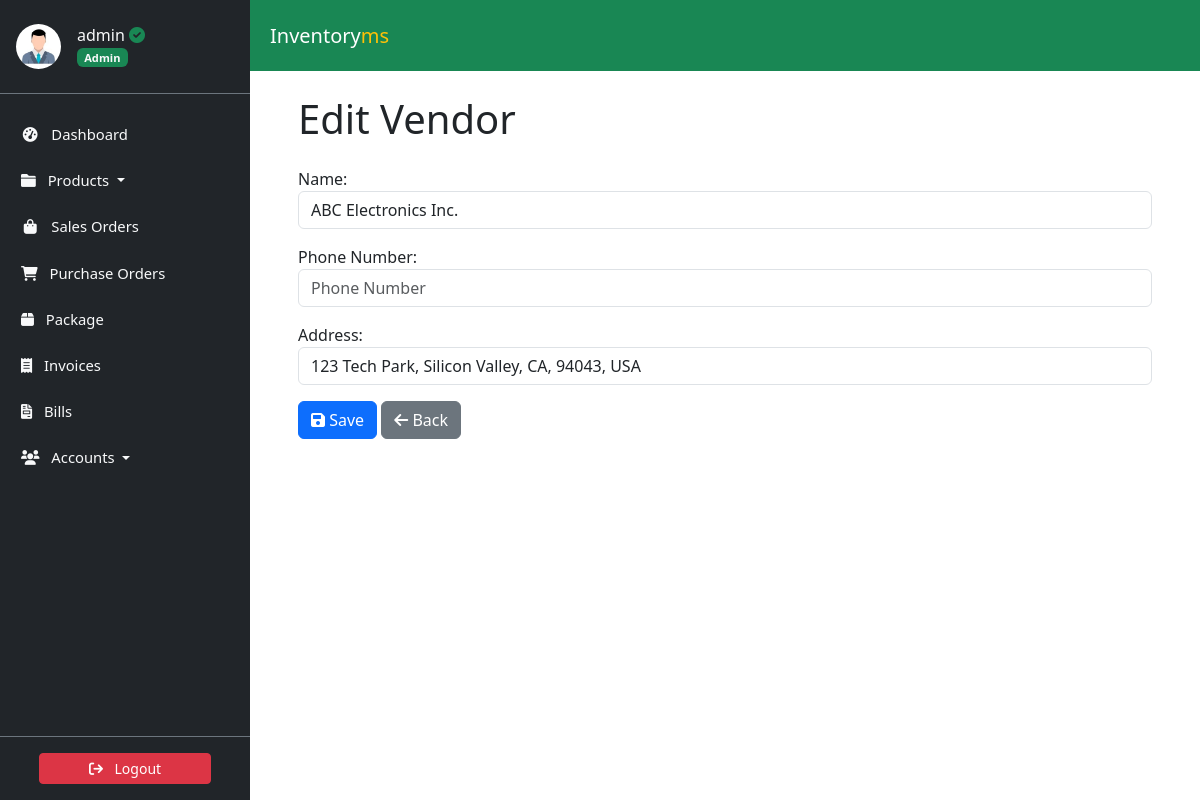
The app's page /accounts/vendors/1/update/ (signed in) with its own data.
### accounts/models.py (models this page shows, shortened)
class Profile(models.Model):
    user = models.OneToOneField(
        User, on_delete=models.CASCADE, verbose_name='User'
    )
    slug = AutoSlugField(
        unique=True,
        verbose_name='Account ID',
        populate_from='email'
    )
    profile_picture = ProcessedImageField(
        default='profile_pics/default.jpg',
        upload_to='profile_pics',
        format='JPEG',
        processors=[ResizeToFill(150, 150)],
        options={'quality': 100}
    )
    telephone = PhoneNumberField(
        null=True, blank=True, verbose_name='Telephone'
    )
    email = models.EmailField(
        max_length=150, blank=True, null=True, verbose_name='Email'
    )
    first_name = models.CharField(
        max_length=30, blank=True, verbose_name='First Name'
    )
    last_name = models.CharField(
        max_length=30, blank=True, verbose_name='Last Name'
    )
    status = models.CharField(
        choices=STATUS_CHOICES,
        max_length=12,
        default='INA',
        verbose_name='Status'
    )
    role = models.CharField(
        choices=ROLE_CHOICES,
        max_length=12,
        blank=True,
        null=True,
        verbose_name='Role'
    )
    class Meta:
        ordering = ['slug']
        verbose_name = 'Profile'
        verbose_name_plural = 'Profiles'

class Vendor(models.Model):
    name = models.CharField(max_length=50, verbose_name='Name')
    slug = AutoSlugField(
        unique=True,
        populate_from='name',
        verbose_name='Slug'
    )
    phone_number = models.BigIntegerField(
        blank=True, null=True, verbose_name='Phone Number'
    )
    address = models.CharField(
        max_length=50, blank=True, null=True, verbose_name='Address'
    )
    class Meta:
        verbose_name = 'Vendor'
        verbose_name_plural = 'Vendors'

### accounts/views.py (the view)
# urls.py: path('vendors/<int:pk>/update/', VendorUpdateView.as_view(),
class VendorUpdateView(LoginRequiredMixin, UpdateView):
    model = Vendor
    form_class = VendorForm
    template_name = 'accounts/vendor_form.html'
    success_url = reverse_lazy('vendor-list')

### accounts/forms.py
class VendorForm(forms.ModelForm):
    class Meta:
        model = Vendor
        fields = ['name', 'phone_number', 'address']
        widgets = {
            'name': forms.TextInput(
                attrs={'class': 'form-control', 'placeholder': 'Vendor Name'}
            ),
            'phone_number': forms.NumberInput(
                attrs={'class': 'form-control', 'placeholder': 'Phone Number'}
            ),
            'address': forms.TextInput(
                attrs={'class': 'form-control', 'placeholder': 'Address'}
            ),
        }

### accounts/templates/accounts/vendor_form.html (shortened to what this page needs)
{% extends 'store/base.html' %}
{% load static %}
{% block content %}
<div class="container px-5">
    <h1 class="my-4">{{ form.instance.pk|yesno:"Edit Vendor,Add Vendor" }}</h1>
    <form method="post" novalidate>
        {{ form.as_p }}
        <button type="submit" class="btn btn-primary">
            <i class="fas fa-save"></i> Save
        </button>
        <a href="{% url 'vendor-list' %}" class="btn btn-secondary">
            <i class="fas fa-arrow-left"></i> Back
        </a>
    </form>
</div>
{% endblock %}

### store/templates/store/sidebar.html (shortened to what this page needs)
<link href="https://cdn.jsdelivr.net/npm/bootstrap@5.3.3/dist/css/bootstrap.min.css" rel="stylesheet">
<link href="https://cdnjs.cloudflare.com/ajax/libs/font-awesome/6.0.0-beta3/css/all.min.css" rel="stylesheet">
<aside class="sidebar position-fixed top-0 left-0 overflow-auto h-100 bg-dark text-light" id="show-side-navigation1">
    <div class="sidebar-header d-flex align-items-center px-3 py-4 border-bottom border-secondary">
        <a href="{% url 'user-profile' %}" class="d-flex align-items-center text-decoration-none text-light">
            <img class="rounded-circle img-fluid" id="sidebar-img" width="45" src="{{ request.user.profile.profile_picture.url }}" alt="Profile Picture" />
            <div class="ms-3">
                <h5 class="fs-6 mb-0">
                    {{ request.user.username }}{% if request.user.profile.role == 'AD' %} <i class="fa-solid fa-circle-check text-success"></i>{% endif %}
                </h5>
                <span class="badge bg-success text-light">
                    {% if request.user.profile.role == 'AD' %}
                        Admin
                    {% elif request.user.profile.role == 'EX' %}
                        Executive
                    {% else %}
                        Operative
                    {% endif %}
                </span>
            </div>
        </a>
    </div>
    <div class="nav-container">
        <ul class="nav flex-column mt-3">
            <li class="nav-item mb-2">
                <a class="nav-link text-light {% if request.resolver_match.url_name == 'dashboard' %}active{% endif %}" href="{% url 'dashboard' %}">
                    <i class="fa fa-tachometer-alt fa-fw me-2"></i> Dashboard
                </a>
            </li>
            <li class="nav-item mb-2 dropdown">
                <a class="nav-link text-light {% if request.resolver_match.url_name == 'productslist' %}active{% endif %} dropdown-toggle" href="#" id="productsDropdown" role="button" data-bs-toggle="dropdown" aria-expanded="false">
                    <i class="fa fa-folder me-2"></i> Products
                </a>
            </li>
            <li class="nav-item mb-2">
                <a class="nav-link text-light {% if request.resolver_match.url_name == 'saleslist' %}active{% endif %}" href="{% url 'saleslist' %}">
                    <i class="fa fa-shopping-bag fa-fw me-2"></i> Sales Orders
                </a>
            </li>
            <li class="nav-item mb-2">
                <a class="nav-link text-light {% if request.resolver_match.url_name == 'purchaseslist' %}active{% endif %}" href="{% url 'purchaseslist' %}">
                    <i class="fa fa-shopping-cart me-2"></i> Purchase Orders
                </a>
            </li>
            <li class="nav-item mb-2">
                <a class="nav-link text-light {% if request.resolver_match.url_name == 'deliveries' %}active{% endif %}" href="{% url 'deliveries' %}">
                    <i class="fa-solid fa-box me-2"></i> Package
                </a>
            </li>
            <li class="nav-item mb-2">
                <a class="nav-link text-light {% if request.resolver_match.url_name == 'invoicelist' %}active{% endif %}" href="{% url 'invoicelist' %}">
                    <i class="fa-solid fa-receipt me-2"></i> Invoices
                </a>
            </li>
            <li class="nav-item mb-2">
                <a class="nav-link text-light {% if request.resolver_match.url_name == 'bill_list' %}active{% endif %}" href="{% url 'bill_list' %}">
                    <i class="fa-solid fa-file-invoice me-2"></i> Bills
                </a>
            </li>
            <li class="nav-item mb-2 dropdown">
                <a class="nav-link text-light  dropdown-toggle" href="#" id="accountsDropdown" role="button" data-bs-toggle="dropdown" aria-expanded="false">
                    <i class="fa fa-users me-2"></i> Accounts
                </a>
            </li>
        </ul>
    </div>
    <div class="sidebar-footer position-absolute bottom-0 w-100 text-center py-3 bg-dark border-top border-secondary">
        <a class="btn btn-danger btn-sm w-75" href="{% url 'user-logout' %}">
            <i class="fa fa-sign-out me-2"></i> Logout
        </a>
    </div>
</aside>

### static/css/style.css (style rules this page uses)
:root { --dk-gray-100: #f3f4f6; --dk-gray-200: #e5e7eb; --dk-gray-300: #d1d5db; --dk-gray-400: #9ca3af; --dk-gray-500: #6b7280; --dk-gray-600: #4b5563; --dk-gray-700: #374151; --dk-gray-800: #1f2937; --dk-gray-900: #111827; --dk-dark-bg: #313348; --dk-darker-bg: #2a2b3d; --navbar-bg-color: #6f6486; --sidebar-bg-color: #252636; --sidebar-width: 250px; --sidebar-expanded-width: 230px; --sidebar-collapsed-width: 100px; --sidebar-header-bg: #212529; --nav-link-color: #adb5bd; --nav-link-active-bg: #495057; --dropdown-menu-bg: #495057; --dropdown-item-color: #adb5bd; --dropdown-item-active-bg: #6c757d; --sidebar-separator-bg: #4caf50; --logo-separator-height: 60px; --sidebar-item-height: 50px; --submenu-item-height: 45px; }
* { margin: 0; padding: 0; box-sizing: border-box; }
body { font-family: "Inter", sans-serif; background-color: #fff; }
a { text-decoration: none; }
.sidebar { font-size: 0.925rem; background-color: var(--sidebar-bg-color); width: var(--sidebar-width); transition: width 0.3s ease-in-out; z-index: 9999999; }
.sidebar .sidebar-header { background-color: var(--sidebar-header-bg); border-bottom: 1px solid #2a2b3c; }
.sidebar ul > li > a { color: var(--dk-gray-400); text-decoration: none; }

### store/templates/store/sidebar.html (style rules this page uses)
.sidebar { width: 250px; background-color: #343a40; color: #fff; position: fixed; top: 0; bottom: 0; display: flex; flex-direction: column; }
.sidebar-header { background-color: #212529; }
.nav-container { flex: 1; overflow-y: auto; padding: 5px; }
.nav-link { color: #adb5bd; }
.sidebar-footer { background-color: #212529; text-align: center; padding: 10px; }

### records on screen
Vendor: instance.pk "Edit Vendor", name "ABC Electronics Inc.", address "123 Tech Park, Silicon Valley, CA, 94043, USA"

### other values on screen
{{ request.user.username }} "admin"
